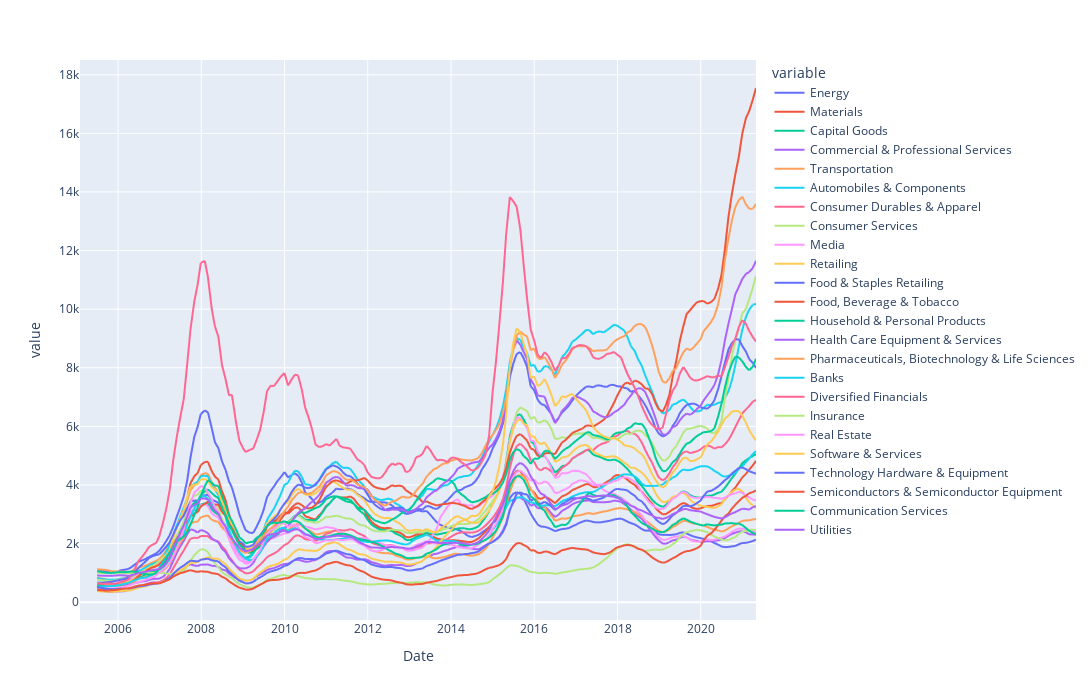

Here is the notebook cell this chart was saved with:
### Code cell
px.line(industry_month_begin.rolling(6).mean(), width=1200, height=700)

### Figure 1 — Plotly figure (JSON) as saved in the notebook; plotly's stock layout.template omitted (floating-point values rounded to 4 significant figures; data arrays with more than 128 entries replaced by an {"elided": "..."} marker saying what was removed)
{"data": [{"hovertemplate": "variable=Energy<br>Date=%{x}<br>value=%{y}<extra></extra>", "legendgroup": "Energy", "line": {"color": "#636efa", "dash": "solid"}, "mode": "lines", "name": "Energy", "showlegend": true, "type": "scattergl", "x": {"elided": "196 str values"}, "xaxis": "x", "y": {"elided": "196 float values"}, "yaxis": "y"}, {"hovertemplate": "variable=Materials<br>Date=%{x}<br>value=%{y}<extra></extra>", "legendgroup": "Materials", "line": {"color": "#EF553B", "dash": "solid"}, "mode": "lines", "name": "Materials", "showlegend": true, "type": "scattergl", "x": {"elided": "196 str values"}, "xaxis": "x", "y": {"elided": "196 float values"}, "yaxis": "y"}, {"hovertemplate": "variable=Capital Goods<br>Date=%{x}<br>value=%{y}<extra></extra>", "legendgroup": "Capital Goods", "line": {"color": "#00cc96", "dash": "solid"}, "mode": "lines", "name": "Capital Goods", "showlegend": true, "type": "scattergl", "x": {"elided": "196 str values"}, "xaxis": "x", "y": {"elided": "196 float values"}, "yaxis": "y"}, {"hovertemplate": "variable=Commercial & Professional Services<br>Date=%{x}<br>value=%{y}<extra></extra>", "legendgroup": "Commercial & Professional Services", "line": {"color": "#ab63fa", "dash": "solid"}, "mode": "lines", "name": "Commercial & Professional Services", "showlegend": true, "type": "scattergl", "x": {"elided": "196 str values"}, "xaxis": "x", "y": {"elided": "196 float values"}, "yaxis": "y"}, {"hovertemplate": "variable=Transportation<br>Date=%{x}<br>value=%{y}<extra></extra>", "legendgroup": "Transportation", "line": {"color": "#FFA15A", "dash": "solid"}, "mode": "lines", "name": "Transportation", "showlegend": true, "type": "scattergl", "x": {"elided": "196 str values"}, "xaxis": "x", "y": {"elided": "196 float values"}, "yaxis": "y"}, {"hovertemplate": "variable=Automobiles & Components<br>Date=%{x}<br>value=%{y}<extra></extra>", "legendgroup": "Automobiles & Components", "line": {"color": "#19d3f3", "dash": "solid"}, "mode": "lines", "name": "Automobiles & Components", "showlegend": true, "type": "scattergl", "x": {"elided": "196 str values"}, "xaxis": "x", "y": {"elided": "196 float values"}, "yaxis": "y"}, {"hovertemplate": "variable=Consumer Durables & Apparel<br>Date=%{x}<br>value=%{y}<extra></extra>", "legendgroup": "Consumer Durables & Apparel", "line": {"color": "#FF6692", "dash": "solid"}, "mode": "lines", "name": "Consumer Durables & Apparel", "showlegend": true, "type": "scattergl", "x": {"elided": "196 str values"}, "xaxis": "x", "y": {"elided": "196 float values"}, "yaxis": "y"}, {"hovertemplate": "variable=Consumer Services<br>Date=%{x}<br>value=%{y}<extra></extra>", "legendgroup": "Consumer Services", "line": {"color": "#B6E880", "dash": "solid"}, "mode": "lines", "name": "Consumer Services", "showlegend": true, "type": "scattergl", "x": {"elided": "196 str values"}, "xaxis": "x", "y": {"elided": "196 float values"}, "yaxis": "y"}, {"hovertemplate": "variable=Media<br>Date=%{x}<br>value=%{y}<extra></extra>", "legendgroup": "Media", "line": {"color": "#FF97FF", "dash": "solid"}, "mode": "lines", "name": "Media", "showlegend": true, "type": "scattergl", "x": {"elided": "196 str values"}, "xaxis": "x", "y": {"elided": "196 float values"}, "yaxis": "y"}, {"hovertemplate": "variable=Retailing<br>Date=%{x}<br>value=%{y}<extra></extra>", "legendgroup": "Retailing", "line": {"color": "#FECB52", "dash": "solid"}, "mode": "lines", "name": "Retailing", "showlegend": true, "type": "scattergl", "x": {"elided": "196 str values"}, "xaxis": "x", "y": {"elided": "196 float values"}, "yaxis": "y"}, {"hovertemplate": "variable=Food & Staples Retailing<br>Date=%{x}<br>value=%{y}<extra></extra>", "legendgroup": "Food & Staples Retailing", "line": {"color": "#636efa", "dash": "solid"}, "mode": "lines", "name": "Food & Staples Retailing", "showlegend": true, "type": "scattergl", "x": {"elided": "196 str values"}, "xaxis": "x", "y": {"elided": "196 float values"}, "yaxis": "y"}, {"hovertemplate": "variable=Food, Beverage & Tobacco<br>Date=%{x}<br>value=%{y}<extra></extra>", "legendgroup": "Food, Beverage & Tobacco", "line": {"color": "#EF553B", "dash": "solid"}, "mode": "lines", "name": "Food, Beverage & Tobacco", "showlegend": true, "type": "scattergl", "x": {"elided": "196 str values"}, "xaxis": "x", "y": {"elided": "196 float values"}, "yaxis": "y"}, {"hovertemplate": "variable=Household & Personal Products<br>Date=%{x}<br>value=%{y}<extra></extra>", "legendgroup": "Household & Personal Products", "line": {"color": "#00cc96", "dash": "solid"}, "mode": "lines", "name": "Household & Personal Products", "showlegend": true, "type": "scattergl", "x": {"elided": "196 str values"}, "xaxis": "x", "y": {"elided": "196 float values"}, "yaxis": "y"}, {"hovertemplate": "variable=Health Care Equipment & Services<br>Date=%{x}<br>value=%{y}<extra></extra>", "legendgroup": "Health Care Equipment & Services", "line": {"color": "#ab63fa", "dash": "solid"}, "mode": "lines", "name": "Health Care Equipment & Services", "showlegend": true, "type": "scattergl", "x": {"elided": "196 str values"}, "xaxis": "x", "y": {"elided": "196 float values"}, "yaxis": "y"}, {"hovertemplate": "variable=Pharmaceuticals, Biotechnology & Life Sciences<br>Date=%{x}<br>value=%{y}<extra></extra>", "legendgroup": "Pharmaceuticals, Biotechnology & Life Sciences", "line": {"color": "#FFA15A", "dash": "solid"}, "mode": "lines", "name": "Pharmaceuticals, Biotechnology & Life Sciences", "showlegend": true, "type": "scattergl", "x": {"elided": "196 str values"}, "xaxis": "x", "y": {"elided": "196 float values"}, "yaxis": "y"}, {"hovertemplate": "variable=Banks<br>Date=%{x}<br>value=%{y}<extra></extra>", "legendgroup": "Banks", "line": {"color": "#19d3f3", "dash": "solid"}, "mode": "lines", "name": "Banks", "showlegend": true, "type": "scattergl", "x": {"elided": "196 str values"}, "xaxis": "x", "y": {"elided": "196 float values"}, "yaxis": "y"}, {"hovertemplate": "variable=Diversified Financials<br>Date=%{x}<br>value=%{y}<extra></extra>", "legendgroup": "Diversified Financials", "line": {"color": "#FF6692", "dash": "solid"}, "mode": "lines", "name": "Diversified Financials", "showlegend": true, "type": "scattergl", "x": {"elided": "196 str values"}, "xaxis": "x", "y": {"elided": "196 float values"}, "yaxis": "y"}, {"hovertemplate": "variable=Insurance<br>Date=%{x}<br>value=%{y}<extra></extra>", "legendgroup": "Insurance", "line": {"color": "#B6E880", "dash": "solid"}, "mode": "lines", "name": "Insurance", "showlegend": true, "type": "scattergl", "x": {"elided": "196 str values"}, "xaxis": "x", "y": {"elided": "196 float values"}, "yaxis": "y"}, {"hovertemplate": "variable=Real Estate<br>Date=%{x}<br>value=%{y}<extra></extra>", "legendgroup": "Real Estate", "line": {"color": "#FF97FF", "dash": "solid"}, "mode": "lines", "name": "Real Estate", "showlegend": true, "type": "scattergl", "x": {"elided": "196 str values"}, "xaxis": "x", "y": {"elided": "196 float values"}, "yaxis": "y"}, {"hovertemplate": "variable=Software & Services<br>Date=%{x}<br>value=%{y}<extra></extra>", "legendgroup": "Software & Services", "line": {"color": "#FECB52", "dash": "solid"}, "mode": "lines", "name": "Software & Services", "showlegend": true, "type": "scattergl", "x": {"elided": "196 str values"}, "xaxis": "x", "y": {"elided": "196 float values"}, "yaxis": "y"}, {"hovertemplate": "variable=Technology Hardware & Equipment<br>Date=%{x}<br>value=%{y}<extra></extra>", "legendgroup": "Technology Hardware & Equipment", "line": {"color": "#636efa", "dash": "solid"}, "mode": "lines", "name": "Technology Hardware & Equipment", "showlegend": true, "type": "scattergl", "x": {"elided": "196 str values"}, "xaxis": "x", "y": {"elided": "196 float values"}, "yaxis": "y"}, {"hovertemplate": "variable=Semiconductors & Semiconductor Equipment<br>Date=%{x}<br>value=%{y}<extra></extra>", "legendgroup": "Semiconductors & Semiconductor Equipment", "line": {"color": "#EF553B", "dash": "solid"}, "mode": "lines", "name": "Semiconductors & Semiconductor Equipment", "showlegend": true, "type": "scattergl", "x": {"elided": "196 str values"}, "xaxis": "x", "y": {"elided": "196 float values"}, "yaxis": "y"}, {"hovertemplate": "variable=Communication Services<br>Date=%{x}<br>value=%{y}<extra></extra>", "legendgroup": "Communication Services", "line": {"color": "#00cc96", "dash": "solid"}, "mode": "lines", "name": "Communication Services", "showlegend": true, "type": "scattergl", "x": {"elided": "196 str values"}, "xaxis": "x", "y": {"elided": "196 float values"}, "yaxis": "y"}, {"hovertemplate": "variable=Utilities<br>Date=%{x}<br>value=%{y}<extra></extra>", "legendgroup": "Utilities", "line": {"color": "#ab63fa", "dash": "solid"}, "mode": "lines", "name": "Utilities", "showlegend": true, "type": "scattergl", "x": {"elided": "196 str values"}, "xaxis": "x", "y": {"elided": "196 float values"}, "yaxis": "y"}], "layout": {"height": 700, "legend": {"title": {"text": "variable"}, "tracegroupgap": 0}, "margin": {"t": 60}, "width": 1200, "xaxis": {"anchor": "y", "domain": [0, 1], "title": {"text": "Date"}}, "yaxis": {"anchor": "x", "domain": [0, 1], "title": {"text": "value"}}}}
